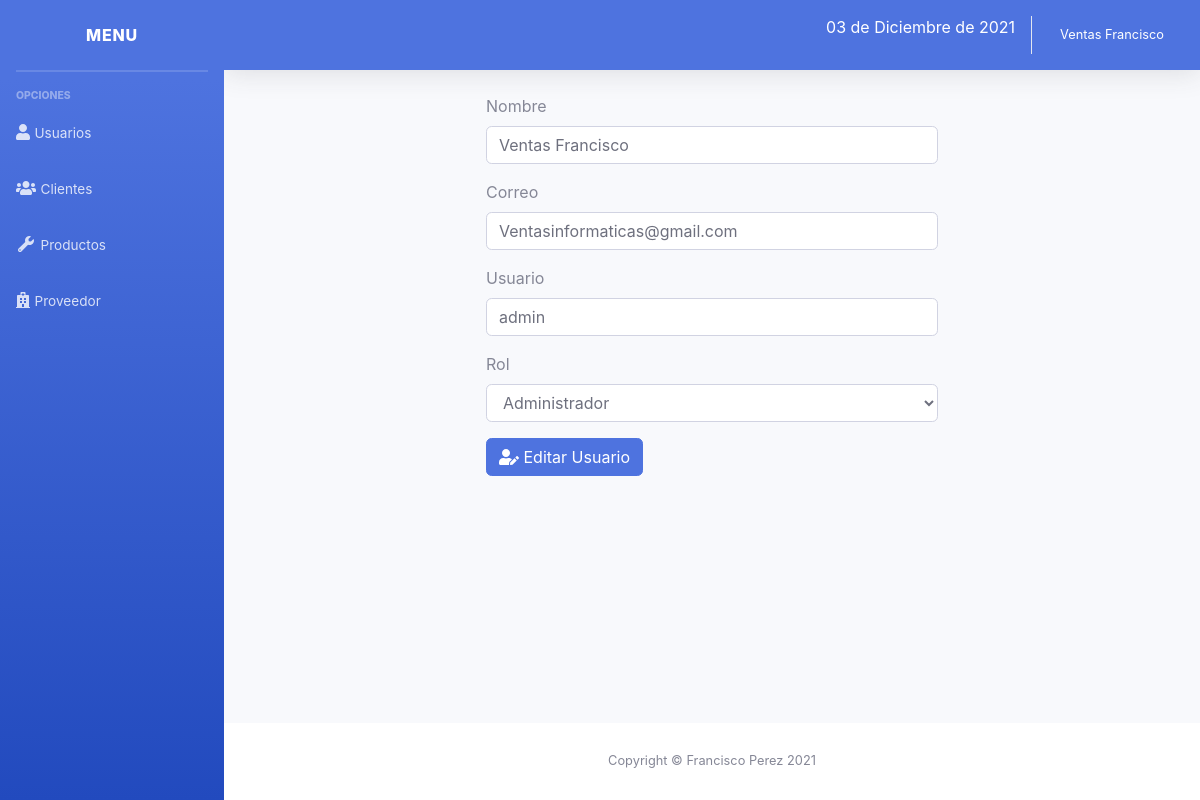
/sistema/editar_usuario.php?id=1 (signed in), run on the app's committed database.
### tables this page shows
CREATE TABLE `usuario` (
  `idusuario` int(11) NOT NULL,
  `nombre` varchar(100) NOT NULL,
  `correo` varchar(100) NOT NULL,
  `usuario` varchar(20) NOT NULL,
  `clave` varchar(50) NOT NULL,
  `rol` int(11) NOT NULL
);

### sistema/editar_usuario.php (the view, shortened to what this page needs)
<?php
include "includes/header.php";
include "../conexion.php";
$idusuario = $_REQUEST['id'];
$sql = mysqli_query($conexion, "SELECT * FROM usuario WHERE idusuario = $idusuario");
$result_sql = mysqli_num_rows($sql);
if ($result_sql == 0) {
  header("Location: lista_usuarios.php");
} else {
  if ($data = mysqli_fetch_array($sql)) {
    $nombre = $data['nombre'];
    $correo = $data['correo'];
    $usuario = $data['usuario'];
    $rol = $data['rol'];
  }
}
?>
<div class="container-fluid">
  <div class="row">
    <div class="col-lg-6 m-auto">
      <form class="" action="" method="post">
        <div class="form-group">
          <label for="nombre">Nombre</label>
          <input type="text" placeholder="Ingrese nombre" class="form-control" name="nombre" id="nombre" value="<?php echo $nombre; ?>">
        </div>
        <div class="form-group">
          <label for="correo">Correo</label>
          <input type="text" placeholder="Ingrese correo" class="form-control" name="correo" id="correo" value="<?php echo $correo; ?>">
        </div>
        <div class="form-group">
          <label for="usuario">Usuario</label>
          <input type="text" placeholder="Ingrese usuario" class="form-control" name="usuario" id="usuario" value="<?php echo $usuario; ?>">
        </div>
        <div class="form-group">
          <label for="rol">Rol</label>
          <select name="rol" id="rol" class="form-control">
            <option value="1" <?php
                              if ($rol == 1) {
                                echo "selected";
                              }
                              ?>>Administrador</option>
          </select>
        </div>
        <button type="submit" class="btn btn-primary"><i class="fas fa-user-edit"></i> Editar Usuario</button>
      </form>
    </div>
  </div>
</div>
</div>
<?php include_once "includes/footer.php"; ?>

### data on the page
usuario: nombre "Ventas Francisco", correo "Ventasinformaticas@gmail.com", usuario "admin", rol "Administrador"

### other printed values
fecha() "03 de Diciembre de 2021"
$_SESSION['nombre'] "Ventas Francisco"
